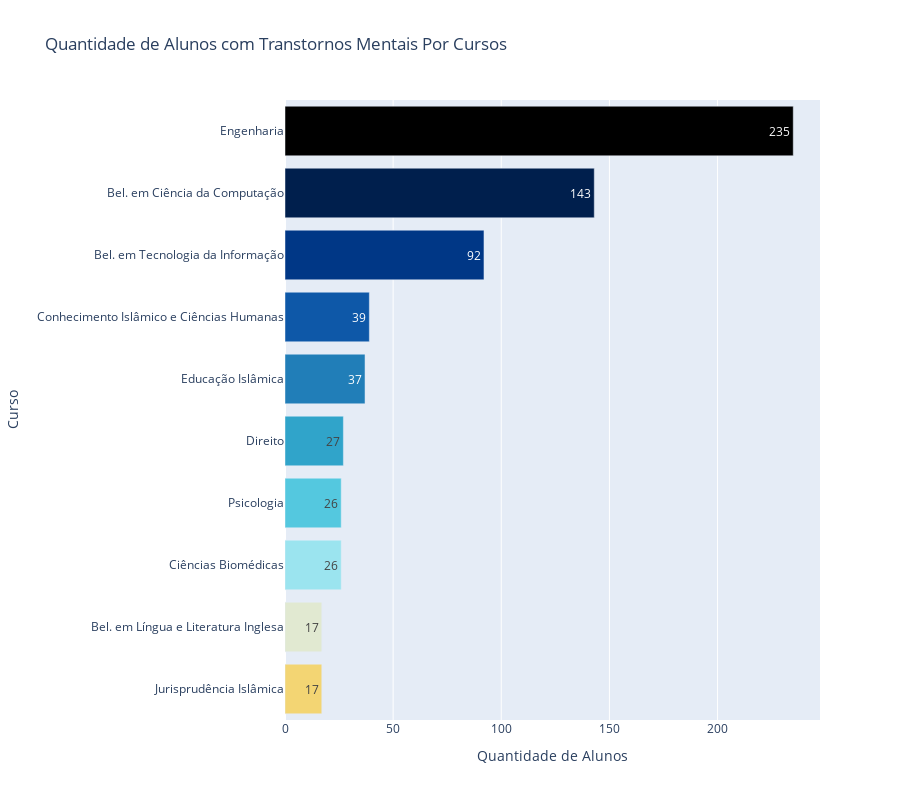

Source (notebook cell):
### Markdown cell above
### P2. Análise Explanatória Insight #2
**Alunos com Transtornos Mentais Por Cursos**

O gráfico evidencia que os cursos da área de exatas concentram a maior proporção de estudantes que relatam algum tipo de transtorno mental. Entre eles, o curso de Engenharia se destaca de forma expressiva, seguido pelo Bacharelado em Ciência da Computação e pelo Bacharelado em Tecnologia da Informação. O artigo “Mental health in undergraduate engineering students” (Mirabelli et al., publicado na Journal of Engineering Education) mostra que estudantes de engenharia apresentam níveis elevados de sofrimento psicológico e enfrentam barreiras significativas para buscar ajuda. Uma das principais conclusões é que a cultura acadêmica em engenharia normaliza o estresse e a sobrecarga, tratando-os como parte natural da formação profissional. Isso faz com que sintomas de ansiedade, depressão ou exaustão muitas vezes não sejam reconhecidos ou tratados adequadamente

Essa concentração pode estar associada a características típicas desses cursos: maior carga horária, conteúdos de alta complexidade e a exigência de longas jornadas de estudo. Tais fatores funcionam como potenciais gatilhos para quadros de ansiedade, depressão ou ataques de pânico, que são os transtornos identificados no dataset. A intensidade acadêmica, somada à pressão por desempenho, pode amplificar a vulnerabilidade desses estudantes.

Por outro lado, os cursos da área de humanas e religiosos também apresentam presença de transtornos mentais, mas em proporções mais reduzidas. Isso não significa ausência de desafios psicológicos, mas sugere que a natureza das atividades acadêmicas nesses campos que são frequentemente mais qualitativas e reflexivas e isso pode exercer menor pressão em termos de carga cognitiva intensa e horas de estudo contínuo.

### Code cell
#| fig-cap: "Comparativo entre cursos quanto à quantidade de alunos com transtornos mentais"
mental_health_issues = df[(df['Depression'] == 1) | (df['Anxiety'] == 1) | (df['PanicAttack'] == 1)]
mental_health_counts = mental_health_issues.groupby('Course').size().reset_index(name='Count')
data = mental_health_counts.sort_values(by='Count', ascending=False).head(10)

fig = px.bar(data, x='Count', y='Course', orientation='h',
             color='Course',
             color_discrete_sequence=px.colors.cyclical.IceFire,
             text='Count',
             height=800,
             title='Quantidade de Alunos com Transtornos Mentais Por Cursos')


fig.update_traces(hovertemplate='Quantidade de Alunos: %{x}<br>Curso: %{y}')

fig.update_layout(
    xaxis_title="Quantidade de Alunos",
    yaxis_title="Curso",
    showlegend=False
)

fig.show()

### Figure 1 — Plotly figure (JSON) as saved in the notebook; plotly's stock layout.template omitted (floating-point values rounded to 4 significant figures)
{"data": [{"hovertemplate": "Quantidade de Alunos: %{x}<br>Curso: %{y}", "legendgroup": "Engenharia", "marker": {"color": "#000000", "pattern": {"shape": ""}}, "name": "Engenharia", "orientation": "h", "showlegend": true, "text": [235.0], "textposition": "auto", "type": "bar", "x": [235], "xaxis": "x", "y": ["Engenharia"], "yaxis": "y"}, {"hovertemplate": "Quantidade de Alunos: %{x}<br>Curso: %{y}", "legendgroup": "Bel. em Ciência da Computação", "marker": {"color": "#001f4d", "pattern": {"shape": ""}}, "name": "Bel. em Ciência da Computação", "orientation": "h", "showlegend": true, "text": [143.0], "textposition": "auto", "type": "bar", "x": [143], "xaxis": "x", "y": ["Bel. em Ciência da Computação"], "yaxis": "y"}, {"hovertemplate": "Quantidade de Alunos: %{x}<br>Curso: %{y}", "legendgroup": "Bel. em Tecnologia da Informação", "marker": {"color": "#003786", "pattern": {"shape": ""}}, "name": "Bel. em Tecnologia da Informação", "orientation": "h", "showlegend": true, "text": [92.0], "textposition": "auto", "type": "bar", "x": [92], "xaxis": "x", "y": ["Bel. em Tecnologia da Informação"], "yaxis": "y"}, {"hovertemplate": "Quantidade de Alunos: %{x}<br>Curso: %{y}", "legendgroup": "Conhecimento Islâmico e Ciências Humanas", "marker": {"color": "#0e58a8", "pattern": {"shape": ""}}, "name": "Conhecimento Islâmico e Ciências Humanas", "orientation": "h", "showlegend": true, "text": [39.0], "textposition": "auto", "type": "bar", "x": [39], "xaxis": "x", "y": ["Conhecimento Islâmico e Ciências Humanas"], "yaxis": "y"}, {"hovertemplate": "Quantidade de Alunos: %{x}<br>Curso: %{y}", "legendgroup": "Educação Islâmica", "marker": {"color": "#217eb8", "pattern": {"shape": ""}}, "name": "Educação Islâmica", "orientation": "h", "showlegend": true, "text": [37.0], "textposition": "auto", "type": "bar", "x": [37], "xaxis": "x", "y": ["Educação Islâmica"], "yaxis": "y"}, {"hovertemplate": "Quantidade de Alunos: %{x}<br>Curso: %{y}", "legendgroup": "Direito", "marker": {"color": "#30a4ca", "pattern": {"shape": ""}}, "name": "Direito", "orientation": "h", "showlegend": true, "text": [27.0], "textposition": "auto", "type": "bar", "x": [27], "xaxis": "x", "y": ["Direito"], "yaxis": "y"}, {"hovertemplate": "Quantidade de Alunos: %{x}<br>Curso: %{y}", "legendgroup": "Psicologia", "marker": {"color": "#54c8df", "pattern": {"shape": ""}}, "name": "Psicologia", "orientation": "h", "showlegend": true, "text": [26.0], "textposition": "auto", "type": "bar", "x": [26], "xaxis": "x", "y": ["Psicologia"], "yaxis": "y"}, {"hovertemplate": "Quantidade de Alunos: %{x}<br>Curso: %{y}", "legendgroup": "Ciências Biomédicas", "marker": {"color": "#9be4ef", "pattern": {"shape": ""}}, "name": "Ciências Biomédicas", "orientation": "h", "showlegend": true, "text": [26.0], "textposition": "auto", "type": "bar", "x": [26], "xaxis": "x", "y": ["Ciências Biomédicas"], "yaxis": "y"}, {"hovertemplate": "Quantidade de Alunos: %{x}<br>Curso: %{y}", "legendgroup": "Bel. em Língua e Literatura Inglesa", "marker": {"color": "#e1e9d1", "pattern": {"shape": ""}}, "name": "Bel. em Língua e Literatura Inglesa", "orientation": "h", "showlegend": true, "text": [17.0], "textposition": "auto", "type": "bar", "x": [17], "xaxis": "x", "y": ["Bel. em Língua e Literatura Inglesa"], "yaxis": "y"}, {"hovertemplate": "Quantidade de Alunos: %{x}<br>Curso: %{y}", "legendgroup": "Jurisprudência Islâmica", "marker": {"color": "#f3d573", "pattern": {"shape": ""}}, "name": "Jurisprudência Islâmica", "orientation": "h", "showlegend": true, "text": [17.0], "textposition": "auto", "type": "bar", "x": [17], "xaxis": "x", "y": ["Jurisprudência Islâmica"], "yaxis": "y"}], "layout": {"barmode": "relative", "height": 800, "legend": {"title": {"text": "Course"}, "tracegroupgap": 0}, "showlegend": false, "title": {"text": "Quantidade de Alunos com Transtornos Mentais Por Cursos"}, "xaxis": {"anchor": "y", "domain": [0, 1], "title": {"text": "Quantidade de Alunos"}}, "yaxis": {"anchor": "x", "categoryarray": ["Jurisprudência Islâmica", "Bel. em Língua e Literatura Inglesa", "Ciências Biomédicas", "Psicologia", "Direito", "Educação Islâmica", "Conhecimento Islâmico e Ciências Humanas", "Bel. em Tecnologia da Informação", "Bel. em Ciência da Computação", "Engenharia"], "categoryorder": "array", "domain": [0, 1], "title": {"text": "Curso"}}}}
